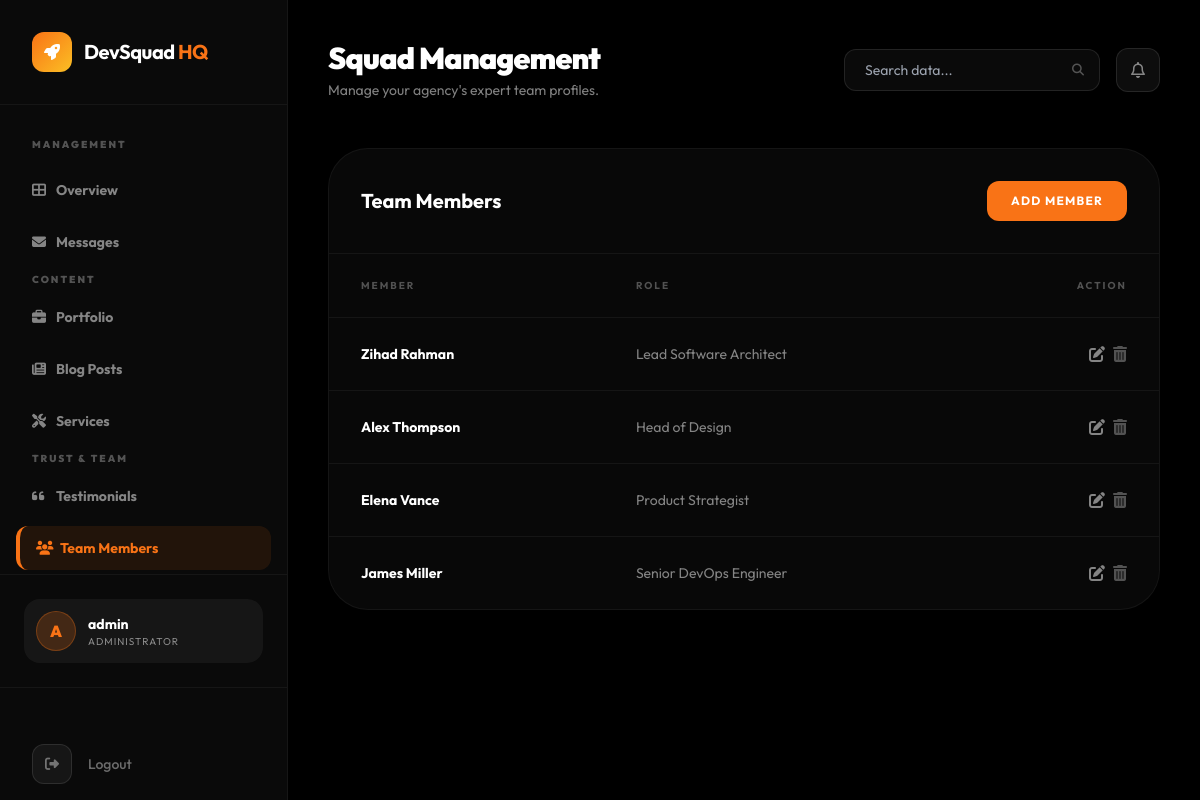
Screenshot of /management/team/ (signed in) with the database file from the repository.
### devsqaud/models.py (models this page shows, shortened)
class TeamMember(models.Model):
    name = models.CharField(max_length=100)
    role = models.CharField(max_length=200)
    image = models.ImageField(upload_to='team/', blank=True, null=True)
    bio = models.TextField(blank=True)
    linkedin = models.URLField(blank=True)
    twitter = models.URLField(blank=True)
    order = models.IntegerField(default=0)
    class Meta:
        ordering = ['order']

### devsqaud/views_dashboard.py (the view)
# urls.py: path('management/team/', views_dashboard.dashboard_team, name='dashboard_team'),
@staff_member_required
def dashboard_team(request):
    team = TeamMember.objects.all()
    context = {
        'team': team,
        'active_page': 'team',
    }
    return render(request, 'dashboard/team_list.html', context)

### devsqaud/context_processors.py (called while the page is built)
def site_config_context(request):
    return {
        'site': SiteConfig.load(),
    }

### devsqaud/models.py (called while the page is built)
    @classmethod
    def load(cls):
        obj, _ = cls.objects.get_or_create(pk=1)
        return obj

### templates/dashboard/team_list.html (shortened to what this page needs)
{% extends 'dashboard/base.html' %}
{% block header_title %}Squad Management{% endblock %}
{% block header_subtitle %}Manage your agency's expert team profiles.{% endblock %}
{% block dashboard_content %}
<div class="glass-card rounded-[40px] border-white/5 overflow-hidden">
    <div class="p-8 border-b border-white/5 flex items-center justify-between">
        <h3 class="text-xl font-bold">Team Members</h3>
        <a href="{% url 'content_add' 'team' %}" class="px-6 py-3 bg-sunset-orange text-white text-xs font-bold uppercase tracking-widest rounded-xl">Add Member</a>
    </div>
    <div class="overflow-x-auto">
        <table class="w-full text-left">
            <thead>
                <tr class="text-[10px] font-black uppercase tracking-[0.2em] text-white/30 border-b border-white/5">
                    <th class="px-8 py-6">Member</th>
                    <th class="px-8 py-6">Role</th>
                    <th class="px-8 py-6 text-right">Action</th>
                </tr>
            </thead>
            <tbody class="divide-y divide-white/5">
                {% for m in team %}
                <tr class="group hover:bg-white/[0.02]">
                    <td class="px-8 py-6 font-bold text-sm">{{ m.name }}</td>
                    <td class="px-8 py-6 text-white/50 text-sm">{{ m.role }}</td>
                    <td class="px-8 py-6 text-right flex items-center justify-end space-x-2">
                        <a href="{% url 'content_edit' 'team' m.pk %}" class="text-white/50 hover:text-sunset-orange"><i class="fas fa-edit"></i></a>
                        <form action="{% url 'content_delete' 'team' m.pk %}" method="POST" onsubmit="return confirm('Are you sure?');" class="inline">
                            <button type="submit" class="text-white/30 hover:text-red-500"><i class="fas fa-trash-alt"></i></button>
                        </form>
                    </td>
                </tr>
                {% endfor %}
            </tbody>
        </table>
    </div>
</div>
{% endblock %}

### templates/dashboard/base.html (shortened to what this page needs)
<!DOCTYPE html>
<html lang="en">
<head>
    <script src="https://cdn.tailwindcss.com"></script>
    <link rel="stylesheet" href="https://cdnjs.cloudflare.com/ajax/libs/font-awesome/6.4.0/css/all.min.css">
</head>
<body class="bg-black-pure min-h-screen flex">
    <aside class="w-72 bg-black-soft border-r border-white/5 flex flex-col fixed inset-y-0 z-50">
        <div class="p-8 border-b border-white/5">
            <a href="{% url 'home' %}" class="flex items-center space-x-3">
                <div class="w-10 h-10 bg-gradient-to-br from-sunset-orange to-sunset-amber rounded-xl flex items-center justify-center">
                    <i class="fas fa-rocket text-white"></i>
                </div>
                <span class="text-xl font-bold tracking-tight">DevSquad <span class="text-sunset-orange">HQ</span></span>
            </a>
        </div>
        <nav class="flex-1 px-4 py-8 space-y-2 overflow-y-auto">
            <p class="px-4 text-[10px] font-black uppercase tracking-[0.2em] text-white/30 mb-4">Management</p>
            <a href="{% url 'dashboard_home' %}" class="sidebar-link group flex items-center px-4 py-3 text-sm font-bold rounded-xl transition-all duration-300 {% if active_page == 'overview' %}active{% else %}text-white/50 hover:bg-white/5 hover:text-white{% endif %}">
                <i class="fas fa-th-large w-6 group-hover:text-sunset-orange"></i>
                <span>Overview</span>
            </a>
            <a href="{% url 'dashboard_messages' %}" class="sidebar-link group flex items-center px-4 py-3 text-sm font-bold rounded-xl transition-all duration-300 {% if active_page == 'messages' %}active{% else %}text-white/50 hover:bg-white/5 hover:text-white{% endif %}">
                <i class="fas fa-envelope w-6 group-hover:text-sunset-orange"></i>
                <span>Messages</span>
            </a>
            <p class="px-4 text-[10px] font-black uppercase tracking-[0.2em] text-white/30 mt-8 mb-4">Content</p>
            <a href="{% url 'dashboard_projects' %}" class="sidebar-link group flex items-center px-4 py-3 text-sm font-bold rounded-xl transition-all duration-300 {% if active_page == 'projects' %}active{% else %}text-white/50 hover:bg-white/5 hover:text-white{% endif %}">
                <i class="fas fa-briefcase w-6 group-hover:text-sunset-orange"></i>
                <span>Portfolio</span>
            </a>
            <a href="{% url 'dashboard_blog' %}" class="sidebar-link group flex items-center px-4 py-3 text-sm font-bold rounded-xl transition-all duration-300 {% if active_page == 'blog' %}active{% else %}text-white/50 hover:bg-white/5 hover:text-white{% endif %}">
                <i class="fas fa-newspaper w-6 group-hover:text-sunset-orange"></i>
                <span>Blog Posts</span>
            </a>
            <a href="{% url 'dashboard_services' %}" class="sidebar-link group flex items-center px-4 py-3 text-sm font-bold rounded-xl transition-all duration-300 {% if active_page == 'services' %}active{% else %}text-white/50 hover:bg-white/5 hover:text-white{% endif %}">
                <i class="fas fa-tools w-6 group-hover:text-sunset-orange"></i>
                <span>Services</span>
            </a>
            <p class="px-4 text-[10px] font-black uppercase tracking-[0.2em] text-white/30 mt-8 mb-4">Trust & Team</p>
            <a href="{% url 'dashboard_testimonials' %}" class="sidebar-link group flex items-center px-4 py-3 text-sm font-bold rounded-xl transition-all duration-300 {% if active_page == 'testimonials' %}active{% else %}text-white/50 hover:bg-white/5 hover:text-white{% endif %}">
                <i class="fas fa-quote-left w-6 group-hover:text-sunset-orange"></i>
                <span>Testimonials</span>
            </a>
            <a href="{% url 'dashboard_team' %}" class="sidebar-link group flex items-center px-4 py-3 text-sm font-bold rounded-xl transition-all duration-300 {% if active_page == 'team' %}active{% else %}text-white/50 hover:bg-white/5 hover:text-white{% endif %}">
                <i class="fas fa-users w-6 group-hover:text-sunset-orange"></i>
                <span>Team Members</span>
            </a>
        </nav>
        <div class="p-6 border-t border-white/5">
            <div class="flex items-center space-x-3 p-3 bg-white/5 rounded-2xl">
                <div class="w-10 h-10 rounded-full bg-sunset-orange/20 border border-sunset-orange/30 flex items-center justify-center">
                    <span class="font-black text-sunset-orange">{{ request.user.username|first|upper }}</span>
                </div>
                <div class="flex-1 min-w-0">
                    <p class="text-sm font-bold truncate">{{ request.user.username }}</p>
                    <p class="text-[10px] text-white/50 uppercase tracking-widest">Administrator</p>
                </div>
            </div>
        </div>
        <div class="mt-auto pt-10 border-t border-white/5">
            <form action="{% url 'logout' %}" method="POST" class="px-8 py-4">
                <button type="submit" class="flex items-center space-x-4 text-white/40 hover:text-red-500 transition-all group w-full text-left">
                    <div class="w-10 h-10 rounded-xl bg-white/5 border border-white/10 flex items-center justify-center group-hover:bg-red-500/10 group-hover:border-red-500/20 transition-all">
                        <i class="fas fa-sign-out-alt text-sm"></i>
                    </div>
                    <span class="text-sm font-medium">Logout</span>
                </button>
            </form>
        </div>
    </aside>
    <main class="flex-1 ml-72 p-10">
        <div class="flex items-center justify-between mb-12">
            <div>
                <h1 class="text-3xl font-black tracking-tight">{% block header_title %}Overview{% endblock %}</h1>
                <p class="text-white/50 text-sm mt-1">{% block header_subtitle %}Welcome back, Commander.{% endblock %}</p>
            </div>
            <div class="flex items-center space-x-4">
                <div class="relative">
                    <input type="text" placeholder="Search data..." class="bg-black-soft border border-white/10 rounded-xl px-5 py-2.5 text-sm focus:outline-none focus:border-sunset-orange/50 transition-all w-64">
                    <i class="fas fa-search absolute right-4 top-1/2 -translate-y-1/2 text-white/30 text-xs"></i>
                </div>
                <button class="w-11 h-11 rounded-xl bg-white/5 border border-white/10 flex items-center justify-center hover:bg-white/10 transition-all">
                    <i class="far fa-bell text-white/50"></i>
                </button>
            </div>
        </div>
        {% block dashboard_content %}{% endblock %}
    </main>
</body>
</html>

### templates/dashboard/base.html (style rules this page uses)
body { font-family: 'Outfit', sans-serif; background-color: #000000; color: #ffffff; }
.glass-card { background: rgba(255, 255, 255, 0.03); backdrop-filter: blur(10px); border: 1px solid rgba(255, 255, 255, 0.05); }
.sidebar-link.active { background: rgba(249, 115, 22, 0.1); border-left: 4px solid #f97316; color: #f97316; }

### rows the page displays
TeamMember: name "Zihad Rahman", role "Lead Software Architect"
TeamMember: name "Alex Thompson", role "Head of Design"
TeamMember: name "Elena Vance", role "Product Strategist"
TeamMember: name "James Miller", role "Senior DevOps Engineer"

### other values shown
{{ request.user.username|first|upper }} "A"
{{ request.user.username }} "admin"
